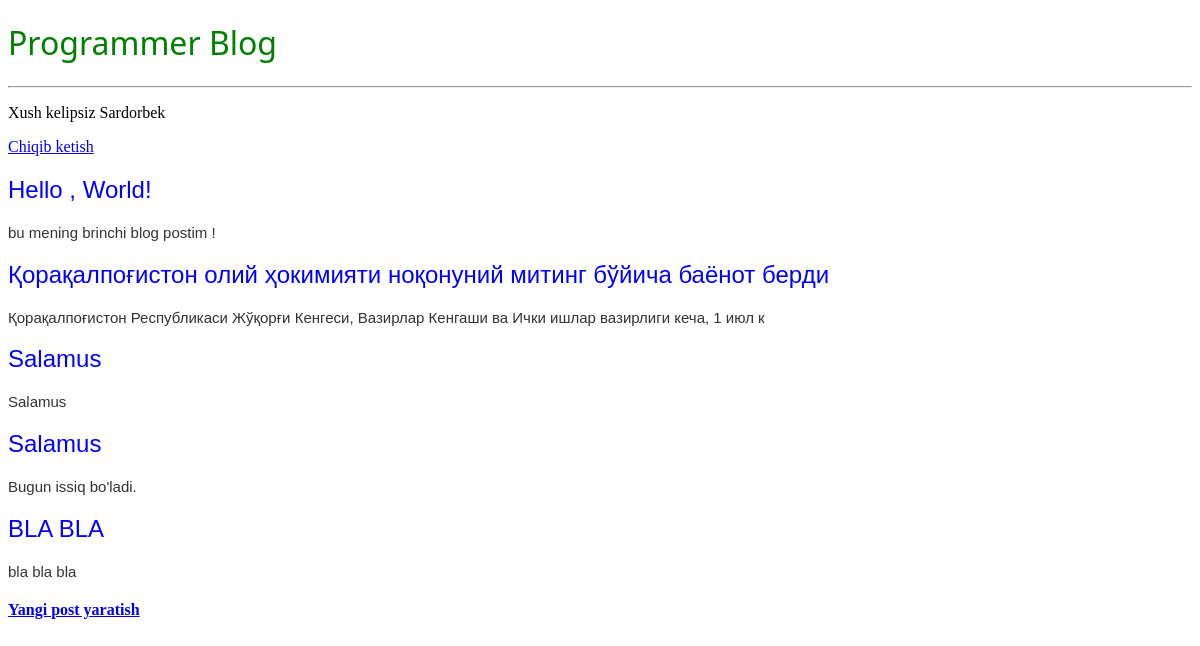
The app's page / (signed in) with its own data.
### blog/models.py (models this page shows, shortened)
class Post(models.Model):
    title = models.CharField(max_length=200)
    author = models.ForeignKey(
        'auth.User',
        on_delete=models.CASCADE
    )
    body = models.TextField()

### blog/views.py (the view)
# urls.py: path('' , BlogListView.as_view(), name='home'),
class BlogListView(ListView):
    model = Post
    template_name = 'home.html'

### templates/home.html (shortened to what this page needs)
{% extends 'base.html' %}
{% block content %}
{% for post in object_list %}
    <div class="post-entry">
        <h2><a href="{% url 'post_detail' post.pk %}">{{ post.title }}</a></h2>
        <p>{{ post.body | slice:":100" }} </p>
        {% endfor %}
{% endblock content %}

### templates/base.html (shortened to what this page needs)
{% load static %}
<!DOCTYPE html>
<html lang="en">
<head>
    <link rel="stylesheet" href="{% static 'css/base.css' %}">
</head>
<body>
<header>
    <h1><a href="{% url 'home' %}">Programmer Blog</a></h1><hr>
</header>
{% if user.is_authenticated %}
<p>Xush kelipsiz {{ user.username }}</p>
<p><a href="{% url 'logout' %}">Chiqib ketish</a></p>
{% else %}
<p>
    <a href="{% url 'login' %}">Saytga kirish</a> |
    <a href="{% url 'singup' %}">Ro'yxatdan o'tish</a>
</p>
{% endif %}
<div>
    {% block content %}
    {% endblock content %}
</div>
<footer>
<h4><a href="{% url 'post_new' %}">Yangi post yaratish</a></h4>
</footer>
</body>
</html>

### static/css/base.css (style rules this page uses)
header h1 a { color: green; text-decoration: none; font-family: sans-serif; font-weight: 400; }
header h1 a { color: green; text-decoration: none; font-weight: 400; font-family: system-ui; }
.post-entry h2 a { color: blue; text-decoration: none; font-weight: 100; font-family: sans-serif; }
.post-entry p { font-family: sans-serif; color: #333; font-size: 15px; }

### records on screen
Post: title "Hello , World!", body "bu mening brinchi blog postim !"
Post: title "Қорақалпоғистон олий ҳокимияти ноқонуний митинг бўйича баёнот берди", body "Қорақалпоғистон Республикаси Жўқорғи Кенгеси, Вазирлар Кенгаши ва Ички ишлар вазирлиги кеча, 1 июл к"
Post: title "Salamus", body "Salamus"
Post: title "Salamus", body "Bugun issiq bo'ladi."
Post: title "BLA BLA", body "bla bla bla"

### other values on screen
{{ user.username }} "Sardorbek"
